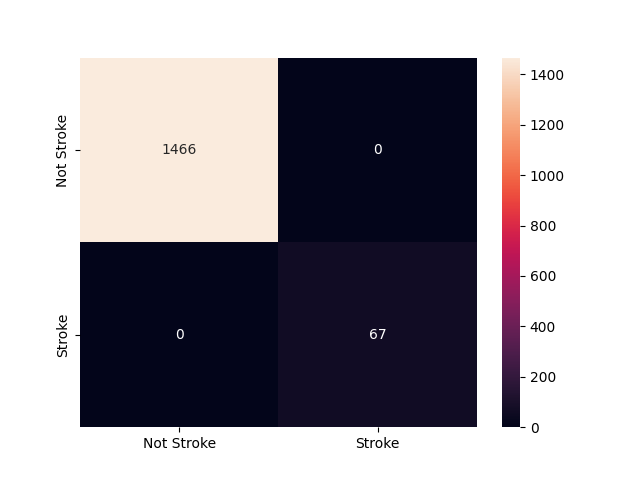

Source code (Python):
import pandas as pd
import numpy as np
from sklearn.model_selection import train_test_split
from sklearn.ensemble import RandomForestClassifier
from sklearn.model_selection import train_test_split,GridSearchCV
from sklearn.linear_model import LogisticRegression
from sklearn.preprocessing import MinMaxScaler
from sklearn.metrics import classification_report, confusion_matrix
import matplotlib.pyplot as plt
import seaborn as sn
import pickle

#Load data
data = pd.read_csv("stroke_classification.csv")
target = "stroke"
# In here we will drop the gender column as we should not consider gender to this aspect
x = data.drop("stroke", axis = 1)
x = data.drop("gender", axis = 1)
y = data[target]
# Some columns consists of NaN value so we will fill it with 0
x.fillna(0, inplace=True)
# Split data
x_train, x_test, y_train, y_test = train_test_split(x,y,train_size = 0.7, random_state = 3)
# Choose the scaler for data
scaler = MinMaxScaler()
# Identify categorical columns
x_train = scaler.fit_transform(x_train)
x_test = scaler.transform(x_test)
# Choose the options for the process
parameters= {
      "n_estimators": [50,100,200,300],
       "criterion": ["gini","entropy","log_loss"],
       "max_depth": [None, 5, 10, 30],
       "max_features": ["sqrt", "log2"]
}

cls = GridSearchCV(RandomForestClassifier(), param_grid = parameters, scoring="accuracy", cv=6, verbose= 1, n_jobs=8)
cls.fit(x_train,y_train)
print(cls.best_score_)
print(cls.best_params_)
y_predict = cls.predict(x_test)
print(classification_report(y_test,y_predict))
# Save model
with open('stroke_bestmodel_pkl','wb') as files:
    pickle.dump(cls, files)
# Print the confusion matrix
cm = np.array(confusion_matrix(y_test,y_predict, labels = [0,1]))
confusion = pd.DataFrame(cm, index=["Not Stroke", "Stroke"], columns = ["Not Stroke", "Stroke"])
sn.heatmap(confusion, annot= True, fmt="g")
plt.savefig("stroke_prediction.png")
